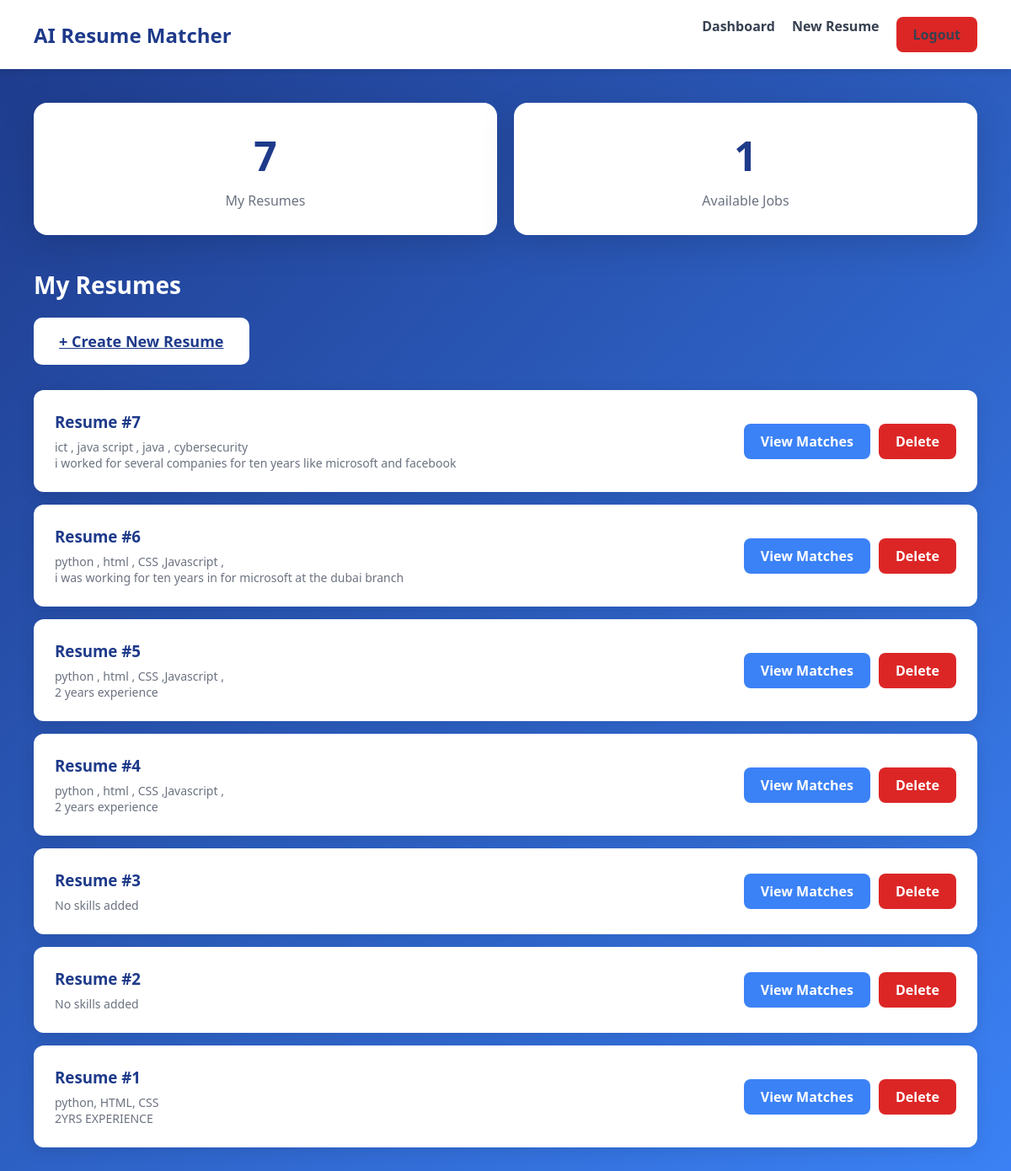
The app's page /users/dashboard/ (signed in), older data.
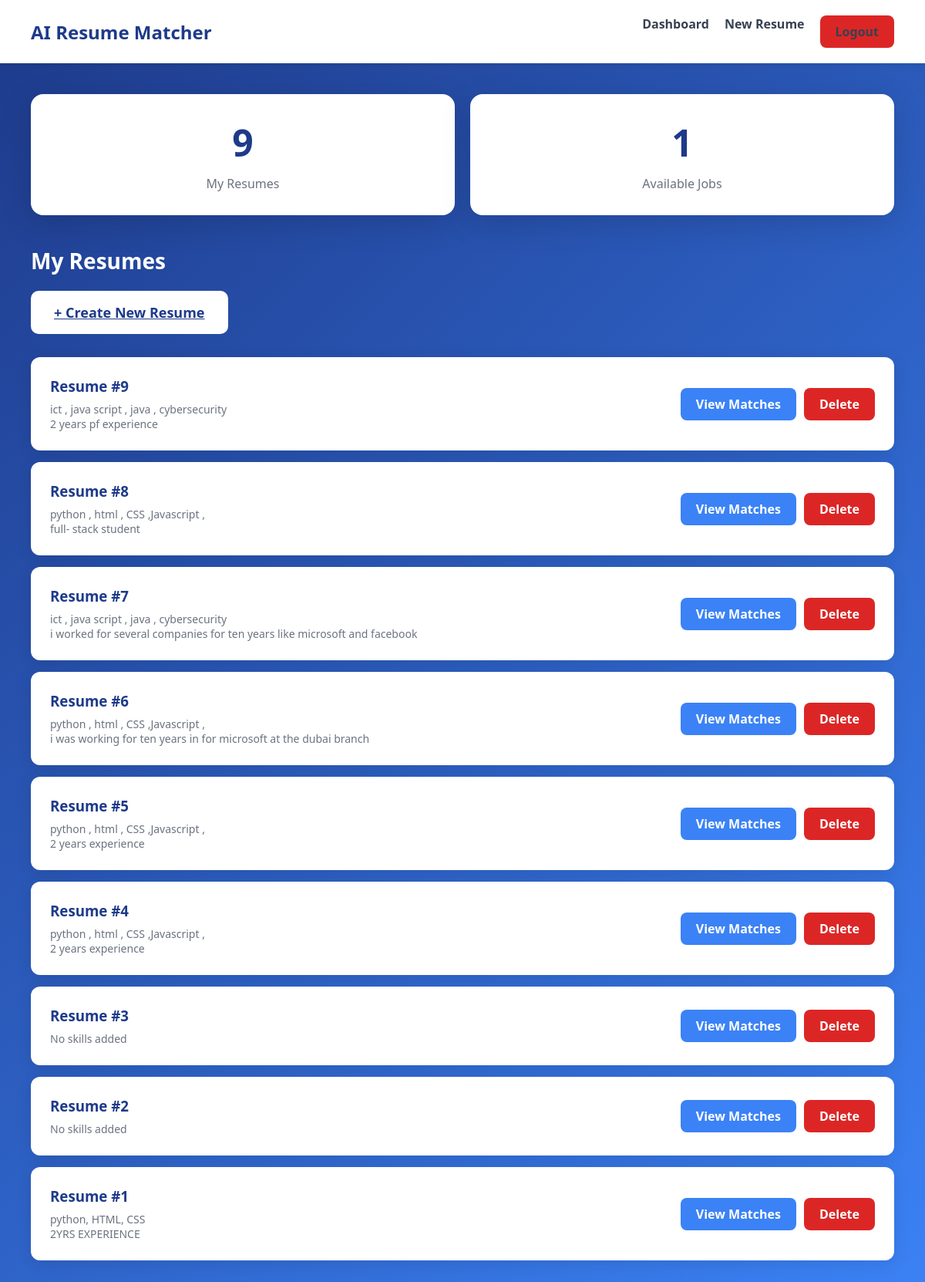
The same page, newer data.
### resumes/models.py (models this page shows, shortened)
class Resume(models.Model):
    user = models.ForeignKey(User, on_delete=models.CASCADE)
    skills = models.TextField()
    experience = models.TextField()

### users/views.py (the view)
# urls.py: path('dashboard/', views.dashboard, name='dashboard'),
@login_required(login_url='/users/login/')
def dashboard(request):
    user_resumes = Resume.objects.filter(user=request.user).order_by('-id')
    jobs = Job.objects.all()
    resume_data = []
    for resume in user_resumes:
        resume_data.append({
            'id': resume.id,
            'skills': resume.skills,
            'experience': resume.experience[:100] + '...' if len(resume.experience) > 100 else resume.experience,
            'created': resume.id,
        })
    return render(request, 'users/dashboard.html', {
        'resumes': resume_data,
        'total_resumes': len(resume_data),
        'total_jobs': jobs.count(),
    })

### users/templates/users/dashboard.html (shortened to what this page needs)
<!DOCTYPE html>
<html>
<head>
</head>
<body>
<div class="header">
    <div class="logo">AI Resume Matcher</div>
    <div class="nav">
        <a href="{% url 'dashboard' %}">Dashboard</a>
        <a href="{% url 'create-resume' %}">New Resume</a>
        <a href="{% url 'logout' %}" class="btn-logout">Logout</a>
    </div>
</div>
<div class="main">
    <div class="stats">
        <div class="stat-card">
            <div class="stat-number">{{ total_resumes }}</div>
            <div class="stat-label">My Resumes</div>
        </div>
        <div class="stat-card">
            <div class="stat-number">{{ total_jobs }}</div>
            <div class="stat-label">Available Jobs</div>
        </div>
    </div>
    <h2 class="section-title">My Resumes</h2>
    {% if resumes %}
        <a href="{% url 'create-resume' %}" class="btn-new">+ Create New Resume</a>
        {% for resume in resumes %}
            <div class="resume-card">
                <div class="resume-info">
                    <h3>Resume #{{ resume.id }}</h3>
                    <p>{{ resume.skills|default:"No skills added" }}</p>
                    <p>{{ resume.experience }}</p>
                </div>
                <div class="resume-actions">
                    <a href="{% url 'match-page' resume.id %}" class="btn btn-view">View Matches</a>
                    <a href="{% url 'delete-resume' resume.id %}" class="btn btn-delete" onclick="return confirm('Delete this resume?')">Delete</a>
                </div>
            </div>
        {% endfor %}
    {% else %}
        <div class="empty-state">
            <h3>No resumes yet</h3>
            <p>Create your first resume to start matching with jobs!</p>
            <a href="{% url 'create-resume' %}" class="btn-new">+ Create Resume</a>
        </div>
    {% endif %}
</div>
</body>
</html>

### users/templates/users/dashboard.html (style rules this page uses)
* { margin: 0; padding: 0; box-sizing: border-box; }
body { font-family: 'Segoe UI', Arial, sans-serif; background: linear-gradient(135deg, #1e3a8a 0%, #3b82f6 100%); min-height: 100vh; padding: 0; }
.header { background: white; padding: 20px 40px; display: flex; justify-content: space-between; align-items: center; box-shadow: 0 2px 10px rgba(0, 0, 0, 0.1); }
.logo { color: #1e3a8a; font-size: 24px; font-weight: 700; }
.nav { display: flex; gap: 20px; }
.nav a { color: #374151; text-decoration: none; font-weight: 600; }
.btn-logout { background: #dc2626; color: white; padding: 10px 20px; border-radius: 8px; text-decoration: none; font-weight: 600; }
.main { padding: 40px; }
.stats { display: grid; grid-template-columns: repeat(auto-fit, minmax(200px, 1fr)); gap: 20px; margin-bottom: 40px; }
.stat-card { background: white; padding: 30px; border-radius: 16px; text-align: center; box-shadow: 0 10px 40px rgba(0, 0, 0, 0.15); }
.stat-number { color: #1e3a8a; font-size: 48px; font-weight: 700; }
.stat-label { color: #6b7280; font-size: 16px; margin-top: 10px; }
.section-title { color: white; font-size: 28px; margin-bottom: 20px; }
.resume-card { background: white; padding: 25px; margin-bottom: 15px; border-radius: 12px; box-shadow: 0 4px 20px rgba(0, 0, 0, 0.1); display: flex; justify-content: space-between; align-items: center; }
.resume-info h3 { color: #1e3a8a; margin-bottom: 8px; }
.resume-info p { color: #6b7280; font-size: 14px; }
.resume-actions { display: flex; gap: 10px; }
.btn { padding: 10px 20px; border-radius: 8px; text-decoration: none; font-weight: 600; border: none; cursor: pointer; }
.btn-view { background: #3b82f6; color: white; }
.btn-delete { background: #dc2626; color: white; }
.btn-new { background: white; color: #1e3a8a; padding: 16px 30px; border-radius: 10px; font-size: 18px; font-weight: 600; margin-bottom: 30px; display: inline-block; }

Row changes from the older to the newer data that the page shows:
added Resume: skills "ict , java script , java , cybersecurity", experience "2 years pf experience"
added Resume: skills "python , html , CSS ,Javascript ,", experience "full- stack student"
Text that changed along with them:
{{ total_resumes }}: "7" → "9"
new list line: "Resume # 9 View Matches Delete"
new list line: "Resume # 8 View Matches Delete"
